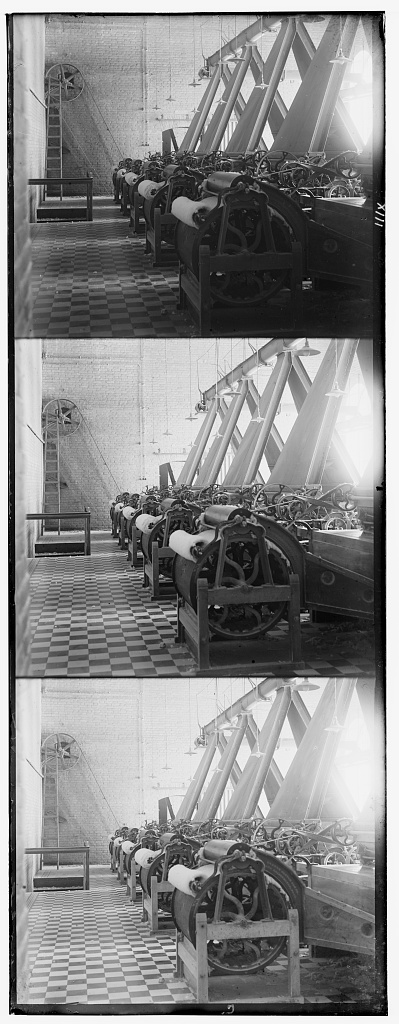
#> input picture proj1/input/ex1.jpg, 399 x 1024 px, found by its file name; its folder holds 4 pictures in this run
$ python colorize_skel.py
#> lines starting #> are read from the running program, lines starting #| are printed output that depends on the picture
import numpy as np
import cv2 as cv
import matplotlib.pyplot as plt
from scipy.ndimage import gaussian_filter

def l2_norm(ch1, ch2): # 2d array, one color
    return np.sqrt(np.sum((ch1-ch2)**2))

def normalize_channel(ch):
    return (ch - ch.min()) / (ch.max() - ch.min())

def ncc(ch1, ch2):
    a = (ch1-np.mean(ch1))
    b = (ch2-np.mean(ch2))
    return np.sum(a*b) / (np.sqrt(np.sum(a**2)) * np.sqrt(np.sum(b**2)))

def edge_ncc(ch1, ch2):
    gy1, gx1 = np.gradient(ch1)
    gy2, gx2 = np.gradient(ch2)
    edge1 = np.hypot(gx1, gy1)
    edge2 = np.hypot(gx2, gy2)
    return ncc(edge1, edge2)

def plt_show(im):
    plt.figure(figsize=(8, 8))
    plt.imshow(im)       # im_out is RGB: [r, g, b]
    plt.axis("off")
    plt.show()

def basic_align(ch_anchor, ch, ax, edge):
    window = 15
    best_match = -np.inf
    best_d = 0
    for d in range(-1*window, window):
        h, w = ch.shape
        crop_y, crop_x = int(h*0.1), int(w*0.1)
        interior = (slice(crop_y, h-crop_y), slice(crop_x, w-crop_x))
        ch_shifted = np.roll(ch, d, axis=ax)[interior]
        match = ncc(ch_anchor[interior], ch_shifted) if not edge else edge_ncc(ch_anchor[interior], ch_shifted)
        if match > best_match:
            best_match = match
            best_d = d
    aligned = np.roll(ch, best_d, axis=ax)
    return aligned, best_d, best_match

def process_image(file_path, filename, num, method=basic_align, edge=False):
    im = cv.imread(file_path, cv.IMREAD_GRAYSCALE)
    im = im.astype(np.float32) / 255
    height = int(np.floor(im.shape[0]/3.0))
    b, g, r = im[:height, :], im[height:height*2, :], im[2*height:3*height, :]

    ar, r_dy, _ = method(b, r, 0, edge)
    ar, r_dx, r_score = method(b, ar, 1, edge)
    ag, g_dy, _ = method(b, g, 0, edge)
    ag, g_dx, g_score = method(b, ag, 1, edge)

    return_info = True
    if return_info:
        print(f"======= {filename}_{num} ======= ")
        print(f"Red: (dx, dy)=({r_dx}, {r_dy}), r_NCC={r_score:.4f}")
        print(f"Green: (dx, dy)=({g_dx}, {g_dy}), g_NCC={g_score:.4f}")

    im_out = np.dstack([ar, ag, b])
    plt_show(im_out)
    out_uint8 = np.clip(im_out * 255.0, 0, 255).astype(np.uint8)
    out_bgr = cv.cvtColor(out_uint8, cv.COLOR_RGB2BGR)
    if edge:
        cv.imwrite(f'180-code/proj1/out/output_edge_{num}_{filename}.jpg', out_bgr)
    else:
        cv.imwrite(f'180-code/proj1/out/output_{num}_{filename}.jpg', out_bgr)

def anti_aliasing(ch): #2d array, 1 color channel
    return gaussian_filter(ch, sigma = 1)

def downsampling(ch, k):
    while k > 1:
        ch = anti_aliasing(ch)[::2, ::2]
        k //= 2
    return ch

def pyramid_align(ch_anchor, ch, ax, edge):
    ch_proc = ch
    scale_to_window = {16:15, 8:10, 4:8, 2:5, 1:3}
    total_delta = 0
    for k, window in scale_to_window.items():
        ch_downs = downsampling(ch_proc, k)
        ch_anchor_downs = downsampling(ch_anchor, k)
        h, w = ch_downs.shape
        crop_y, crop_x = int(h * 0.1), int(w * 0.1)
        interior = (slice(crop_y, h - crop_y), slice(crop_x, w - crop_x))
        ch_anchor_cropped = ch_anchor_downs[interior]
        best_match = -np.inf
        best_d = 0
        for d in range(-window, window + 1):
            ch_cropped = np.roll(ch_downs, d, axis=ax)[interior]
            match = ncc(ch_anchor_cropped, ch_cropped) if not edge else edge_ncc(ch_anchor_cropped, ch_cropped)
            if match > best_match:
                best_match = match
                best_d = d
        ch_proc = np.roll(ch_proc, best_d*k, axis=ax)
        total_delta += best_d*k
        # print(f"scale={k}, residual={best_d}, total_delta={total_delta}, NCC={best_match:.4f}")
    aligned = np.roll(ch, total_delta, axis=ax)
    return aligned, total_delta, best_match

# jpg = ['tobolsk', 'cathedral', 'monastery']
# for i in range(len(jpg)):
#     process_image(f'proj1/CS180_fa2026_proj1_data/{jpg[i]}.jpg', jpg[i], i, method=basic_align, edge=True)

extra = ['ex1', 'ex2', 'ex3']
for i in range(len(extra)):
    process_image(f'180-code/proj1/input/{extra[i]}.jpg', extra[i], i, method=pyramid_align, edge=False)
#> in process_image, im is the input picture: shape (1024, 399); min 0, max 255, mean 134.5
#> in process_image, `b, g, r = im[:height, :], im[height:height*2, :], im[2*height:3*height..`:
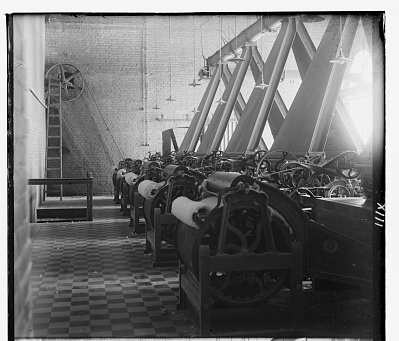
#> b: shape (341, 399) float32; min 0, max 1, mean 0.444
#> after the loop in pyramid_align, `for k, window in scale_to_window.items():`:
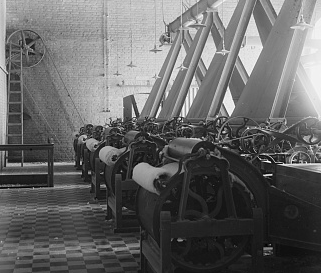
#> ch_anchor_cropped: shape (273, 321) float32; min 0, max 1, mean 0.396
#> after the loop in pyramid_align, `for k, window in scale_to_window.items():`:
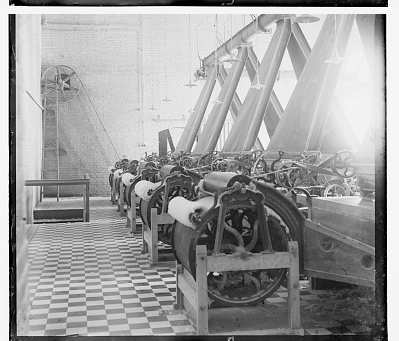
#> ch_downs: shape (341, 399) float32; min 0, max 1, mean 0.614
#> after the loop in pyramid_align, `for k, window in scale_to_window.items():`: total_delta = 14
#> call 2 of pyramid_align, with ax = 1, edge = False
#> after the loop in pyramid_align (call 2), `for k, window in scale_to_window.items():`:
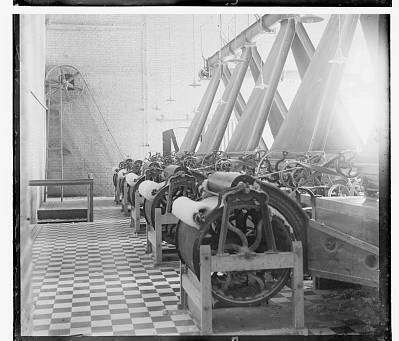
#> ch_downs: shape (341, 399) float32; min 0, max 1, mean 0.614
#> after the loop in pyramid_align (call 2), `for k, window in scale_to_window.items():`: total_delta = 4
#> in process_image, `ar, r_dx, r_score = method(b, ar, 1, edge)`: r_score = 0.87
#> call 3 of pyramid_align, with ax = 0, edge = False
#> after the loop in pyramid_align (call 3), `for k, window in scale_to_window.items():`:
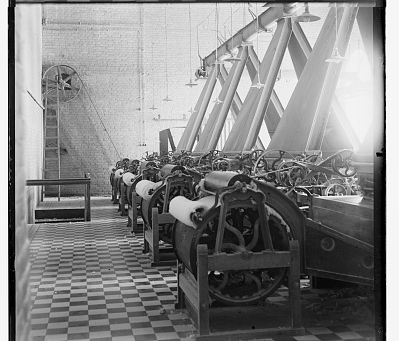
#> ch_proc: shape (341, 399) float32; min 0, max 1, mean 0.523
#> after the loop in pyramid_align (call 3), `for k, window in scale_to_window.items():`: total_delta = 7
#> call 4 of pyramid_align, with ax = 1, edge = False
#> after the loop in pyramid_align (call 4), `for k, window in scale_to_window.items():`:
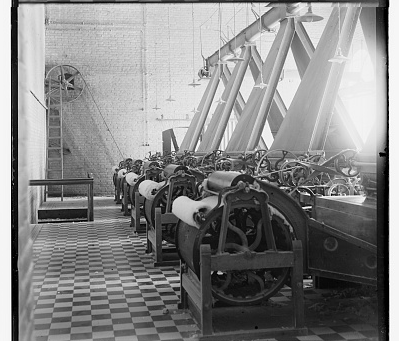
#> ch_proc: shape (341, 399) float32; min 0, max 1, mean 0.523
#> after the loop in pyramid_align (call 4), `for k, window in scale_to_window.items():`: total_delta = 3
#> in process_image, `ag, g_dx, g_score = method(b, ag, 1, edge)`: g_score = 0.92
#| Red: (dx, dy)=(4, 14), r_NCC=0.8705
#| Green: (dx, dy)=(3, 7), g_NCC=0.9205
#> in process_image, `im_out = np.dstack([ar, ag, b])`:
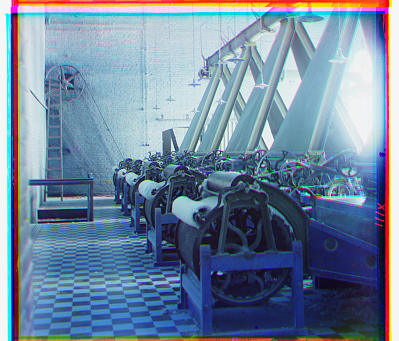
#> im_out: shape (341, 399, 3) float32; mean of channels 0, 1, 2 0.614, 0.523, 0.443; drawn as B, G, R
#> pass 2 of the loop `for i in range(len(extra)):`:
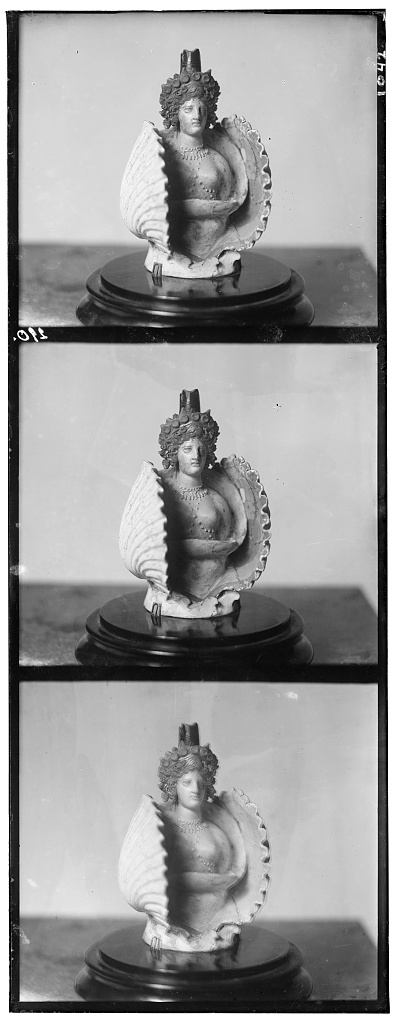
#> input picture proj1/input/ex2.jpg, 398 x 1024 px, found by its file name
#> in process_image, im is the input picture: shape (1024, 398); min 0, max 255, mean 155.1
#> g: shape (341, 398) float32
#> r: shape (341, 398) float32
#> r_dy = 8
#> after the loop in pyramid_align (call 6), `for k, window in scale_to_window.items():`:
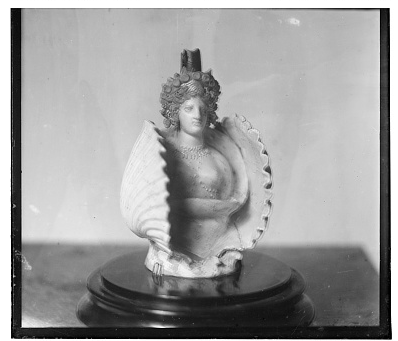
#> ch_downs: shape (341, 398) float32; min 0, max 1, mean 0.618
#> after the loop in pyramid_align (call 6), `for k, window in scale_to_window.items():`: total_delta = 2
#> r_score = 0.944
#> the loop in pyramid_align (call 7), `for k, window in scale_to_window.items():` made 5 passes
#> pass 1, in pyramid_align (call 7), `ch_downs = downsampling(ch_proc, k)`:
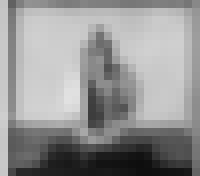
#> ch_downs: shape (22, 25) float32 (shown 8 times larger); min 0.055, max 0.882, mean 0.582
#> after the loop in pyramid_align (call 7), `for k, window in scale_to_window.items():`: total_delta = 1
#> g_score = 0.988
#| Red: (dx, dy)=(2, 8), r_NCC=0.9443
#| Green: (dx, dy)=(1, 1), g_NCC=0.9878

# tif = ['emir', 'self_portrait', 'melons', 'church', 'harvesters', 'icon', 'ilemselga', 'religous_painting', 'siren', 'three_generations', 'wharf']
# for i in range(len(tif)):
#     process_image(f'proj1/CS180_fa2026_proj1_data/{tif[i]}.tif', tif[i], i, method=pyramid_align, edge=True)
